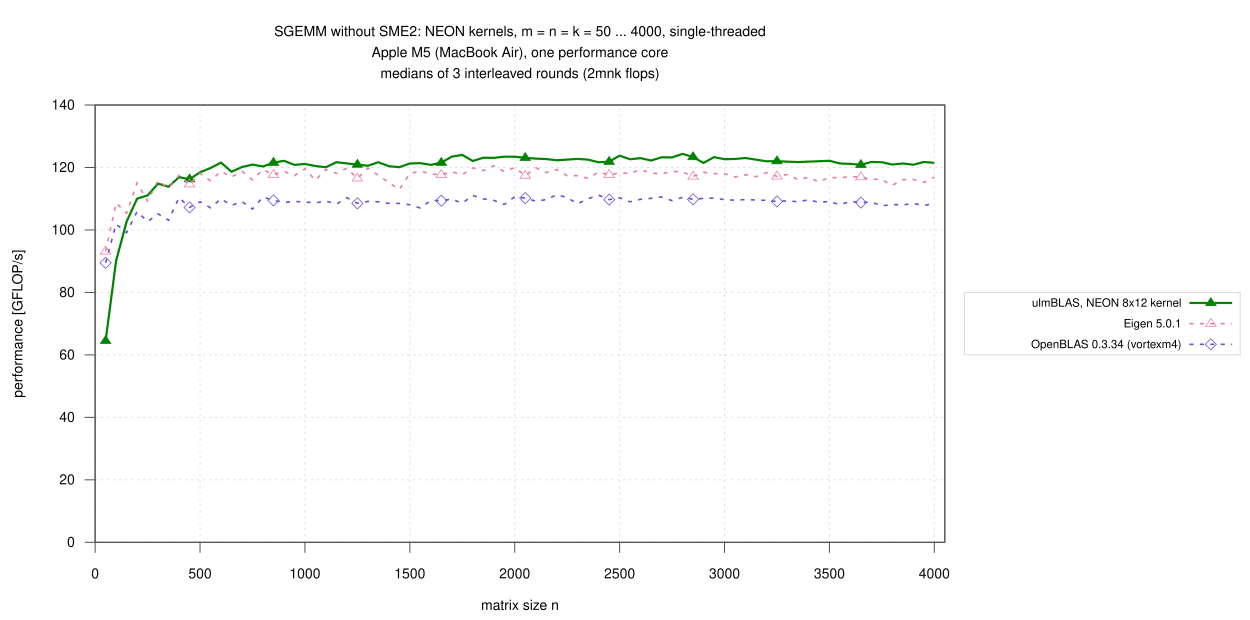

This figure's gnuplot source:
load "_style.gp"
set terminal svg size 1250,620 dynamic enhanced font "Helvetica,14" background rgb "white"
set output "neon_full.svg"
set title "SGEMM without SME2: NEON kernels, m = n = k = 50 ... 4000, single-threaded\n".CPU."\nmedians of 3 interleaved rounds (2mnk flops)" font ",14"
set xlabel "matrix size n"
set ylabel "performance [GFLOP/s]"
set xrange [0:4050]
set xtics 500
set yrange [0:140]
set ytics 20
set key outside right center vertical font ",11.5" spacing 1.2 width 1 box lc rgb "#dcdcdc"
plot for [i in "2 4 5"] D."gemm.csv" using "n":V[int(i)] with linespoints \
         lc rgb C[int(i)] lw (K[int(i)] ? 2.2 : 1.6) dt (K[int(i)] ? 1 : 2) pt P[int(i)] pi 8 ps 0.75 title T[int(i)]
